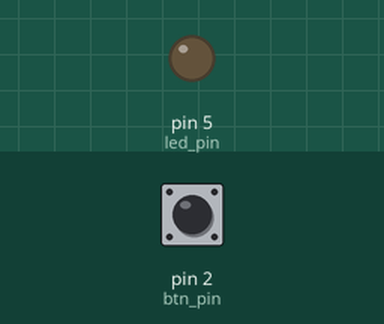
Recording of a sketch running on a simulated Arduino Uno, built with avr-gcc and run on an emulated ATmega328P. Shown: output pins drawn as LEDs (lit = HIGH). The test bench sets the inputs (shaded band); at power-on: pin 2 (btn_pin) HIGH.

Above: at 1.2 s.
1.3 s: pin 2 (btn_pin) pulled LOW for 0.15 s
At 1.7 s:
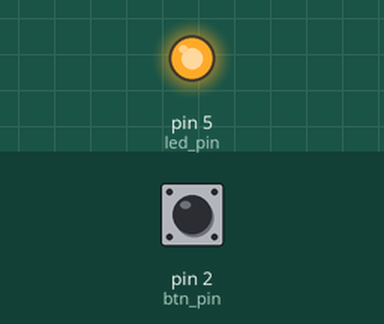
2.9 s: pin 2 (btn_pin) pulled LOW for 1 s
At 4.1 s:
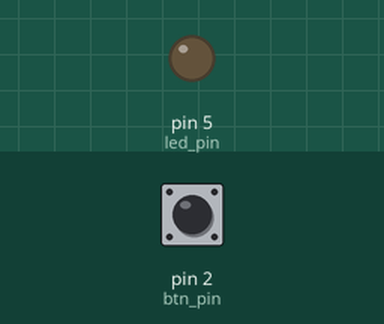
5.4 s: pin 2 (btn_pin) pulled LOW for 3.2 s
At 6.0 s:
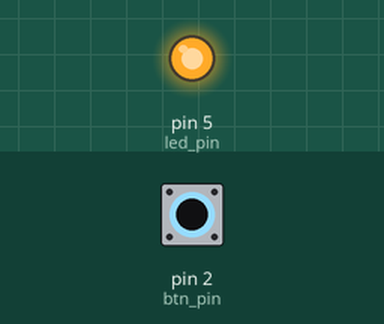
Timing chart, 0 to 8.4 s (numbered marks = the images above; inputs shaded):
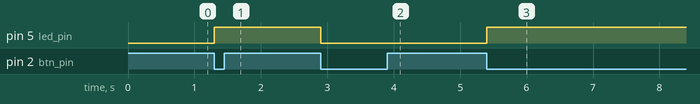

The sketch:

Using_an_interrupt_for_button_led.ino
```cpp
//pins
const uint8_t btn_pin = 2;
const uint8_t led_pin = 5;

//globals
uint8_t led_state = LOW;


void setup() {
  pinMode(btn_pin, INPUT_PULLUP);
  pinMode(led_pin, OUTPUT);

  attachInterrupt(digitalPinToInterrupt(btn_pin), toggle, FALLING);
}
void loop() {

    delay(500);
}
void toggle(){

  led_state =! led_state; // converts led state to opposite
  digitalWrite(led_pin, led_state);

  }
```

Measured:
- after the input at 1.3 s, pin 5 (led_pin): LOW → HIGH at once
- after the input at 2.9 s, pin 5 (led_pin): HIGH → LOW at once
- after the input at 5.4 s, pin 5 (led_pin): LOW → HIGH at once
